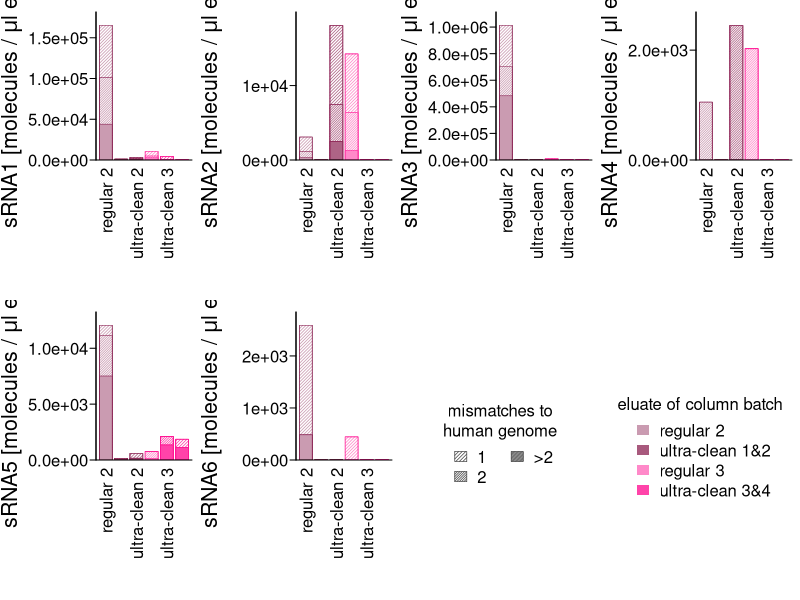

Generate this figure with R:
library(scales)
library(gplots)

#read data
ucpO <- read.delim("matchcountSeqOIPerSample4plot.txt",comment.char = "#",stringsAsFactors = F)
ucpOp <- ucpO
ucpOp[ucpOp==0] <- 0.001 #pseudocount for plotting
colnames(ucpO) <- gsub("regular.2.1","regular.2",
                       gsub("ultra.clean.1.1","ultra.clean.1",
                            gsub("ultra.clean.1.2","ultra.clean.2",
                                 gsub("regular.2.2","regular.3",
                                      gsub("ultra.clean.2.1","ultra.clean.3",
                                           gsub("ultra.clean.2.2","ultra.clean.4",
                                                colnames(ucpO)))))))


pdf("Supplementary_Figure3.pdf",width=13/2.54,height=13/2.54,pointsize=7)
layout(matrix(1:8,ncol=4,nrow=2,byrow=T))
par(mar=c(7,4.8,0.6,0.4),mgp=c(3.5,0.4,0),tcl=-0.3,lwd=.75,cex=1)
for(i in 1:6){
  ylaba <- paste0("sRNA",i," [molecules /")
  ylabb <- "l eluate]"
  barplot2(colSums(as.matrix(ucpO[10:13,-1][,6*(i-1)+1:6])),
           #beside=F,
           border=alpha(colors()[rep(c(645,116),each=3)],c(0.45,0.7,0.7,0.5,0.8,0.8)),#xlim=c(2.4,52),
           col="white",lwd=1.5,
           ylim=c(0,1.1*max(colSums(as.matrix(ucpO[10:13,-1][,6*(i-1)+1:6])))),#log="y",
           xpd=F,
           names=gsub("regular.","regular ",gsub("ultra.clean.","ultra-clean ",gsub("sRNA1.","",colnames(ucpO)[2:7]))),las=2,cex.names=1,
           ylab=bquote(.(ylaba) ~ mu*.(ylabb)),
           cex.lab=9/7,
           axes=F,cex.axis=1,cex=1
           ,plot.ci=F)
  barplot2(colSums(as.matrix(ucpO[10:13,-1][,6*(i-1)+1:6])),add=T,
           #beside=F,
           border=alpha(colors()[rep(c(645,116),each=3)],c(0.45,0.7,0.7,0.5,0.8,0.8)),#xlim=c(2.4,52),
           col=alpha(colors()[rep(c(645,116),each=3)],c(0.45,0.7,0.7,0.5,0.8,0.8)),density=5,angle=135,
           ylim=c(0,1.1*max(colSums(as.matrix(ucpO[10:13,-1][,6*(i-1)+1:6])))),#log="y",
           xpd=F,
           names=rep("",6),#las=2,cex.names=9/7,
           ylab="",cex.lab=9/7,
           axes=F,cex.axis=1,cex=1
           ,plot.ci=F)
  barplot2(colSums(as.matrix(ucpO[10:12,-1][,6*(i-1)+1:6])),add = T,
           #beside=F,
           border=alpha(colors()[rep(c(645,116),each=3)],c(0.45,0.7,0.7,0.5,0.8,0.8)),#xlim=c(2.4,52),
           col="white",
           ylim=c(0,1.1*max(colSums(as.matrix(ucpO[10:13,-1][,6*(i-1)+1:6])))),#log="y",
           xpd=F,
           names=rep("",6),#las=2,cex.names=9/7,
           ylab="",cex.lab=9/7,
           axes=F,cex.axis=1,cex=1
           ,plot.ci=F  )
  barplot2(colSums(as.matrix(ucpO[10:12,-1][,6*(i-1)+1:6])),add = T,
           #beside=F,
           border=alpha(colors()[rep(c(645,116),each=3)],c(0.45,0.7,0.7,0.5,0.8,0.8)),#xlim=c(2.4,52),
           col=alpha(colors()[rep(c(645,116),each=3)],c(0.45,0.7,0.7,0.5,0.8,0.8)),density=45,
           ylim=c(0,1.1*max(colSums(as.matrix(ucpO[10:13,-1][,6*(i-1)+1:6])))),#log="y",
           xpd=F,
           names=rep("",6),#las=2,cex.names=9/7,
           ylab="",cex.lab=9/7,
           axes=F,cex.axis=1,cex=1
           ,plot.ci=F  )
  barplot2(colSums(as.matrix(ucpO[10:11,-1][,6*(i-1)+1:6])),add = T,
           #beside=F,
           border=alpha(colors()[rep(c(645,116),each=3)],c(0.45,0.7,0.7,0.5,0.8,0.8)),#xlim=c(2.4,52),
           col="white",
           ylim=c(0,1.1*max(colSums(as.matrix(ucpO[10:13,-1][,6*(i-1)+1:6])))),#log="y",
           xpd=F,
           names=rep("",6),#las=2,cex.names=9/7,
           ylab="",cex.lab=9/7,
           axes=F,cex.axis=1,cex=1
           ,plot.ci=F  )
  barplot2(colSums(as.matrix(ucpO[10:11,-1][,6*(i-1)+1:6])),add = T,
           #beside=F,
           border=alpha(colors()[rep(c(645,116),each=3)],c(0.45,0.7,0.7,0.5,0.8,0.8)),#xlim=c(2.4,52),
           col=alpha(colors()[rep(c(645,116),each=3)],c(0.45,0.7,0.7,0.5,0.8,0.8)),density=60,
           ylim=c(0,1.1*max(colSums(as.matrix(ucpO[10:13,-1][,6*(i-1)+1:6])))),#log="y",
           xpd=F,
           names=rep("",6),#las=2,cex.names=9/7,
           ylab="",cex.lab=9/7,
           axes=F,cex.axis=1,cex=1
           ,plot.ci=F  )
  barplot2(as.numeric(ucpO[10,-1][6*(i-1)+1:6]),add = T,
           #beside=F,
           border=alpha(colors()[rep(c(645,116),each=3)],c(0.45,0.7,0.7,0.5,0.8,0.8)),#xlim=c(2.4,52),
           col="white",
           ylim=c(0,1.1*max(colSums(as.matrix(ucpO[10:13,-1][,6*(i-1)+1:6])))),#log="y",
           xpd=F,
           names=rep("",6),#las=2,cex.names=9/7,
           ylab="",cex.lab=9/7,
           axes=F,cex.axis=1,cex=1
           ,plot.ci=F  )
  barplot2(as.numeric(ucpO[10,-1][6*(i-1)+1:6]),add = T,
           #beside=F,
           border=alpha(colors()[rep(c(645,116),each=3)],c(0.45,0.7,0.7,0.5,0.8,0.8)),#xlim=c(2.4,52),
           col=alpha(colors()[rep(c(645,116),each=3)],c(0.45,0.7,0.7,0.5,0.8,0.8)),
           ylim=c(0,1.1*max(colSums(as.matrix(ucpO[10:13,-1][,6*(i-1)+1:6])))),#log="y",
           xpd=F,
           names=rep("",6),#las=2,cex.names=9/7,
           ylab="",cex.lab=9/7,
           axes=F,cex.axis=1,cex=1
           ,plot.ci=F  )
  pts <- pretty(c(0,max(colSums(as.matrix(ucpO[10:14,-1][,6*(i-1)+1:6])))))
  axis(2, at = pts, labels = format(pts,scientific = T,digits = 2),las=2)
  box(bty="l",lwd=1)
}
par(mar=c(0,0,0,0))
plot(1,type="n",ann=F,axes=F)
legend("center",legend=c("1","2",">2"),border="grey30",
       fill ="grey30",density = c(40,60,105),bty="n",cex=1,
       title="mismatches to\nhuman genome",x.intersp = 0.7,ncol=2)
plot(1,type="n",ann=F,axes=F)
legend("center",legend=c("regular 2","ultra-clean 1&2","regular 3","ultra-clean 3&4"),border=NA,
       fill =alpha(colors()[rep(c(645,116),each=2)],c(0.45,0.75,0.5,0.8)),
       bty="n",cex=1,
       title="eluate of column batch",x.intersp = 0.7,ncol=1)
dev.off()
